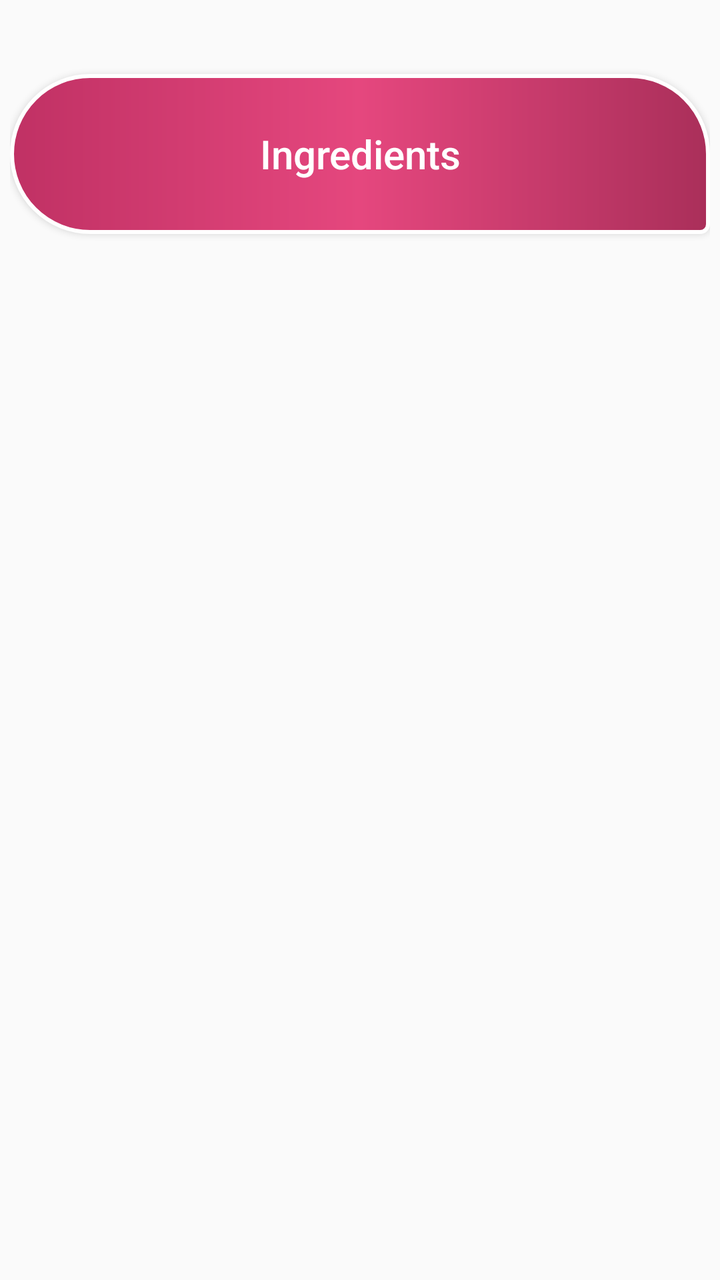
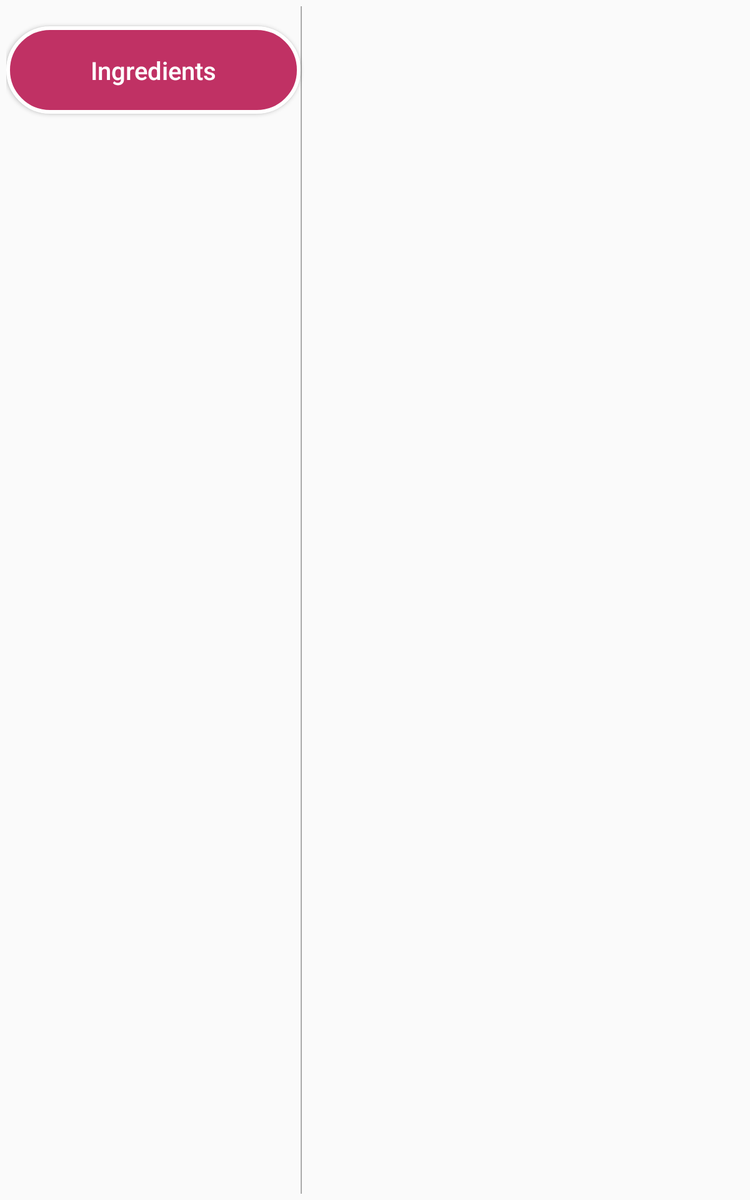

Compare how this app lays out the same screen by default and in its alternative resource folder. The renders come first, then the two layout files and the values they reference.
<!-- AndroidManifest.xml: application theme AppTheme -->
<!-- res/layout/activity_detail.xml -->
<?xml version="1.0" encoding="utf-8"?>
<android.support.constraint.ConstraintLayout xmlns:android="http://schemas.android.com/apk/res/android"
    xmlns:app="http://schemas.android.com/apk/res-auto"
    xmlns:tools="http://schemas.android.com/tools"
    android:layout_width="match_parent"
    android:layout_height="match_parent"
    android:descendantFocusability="blocksDescendants"
    android:padding="@dimen/general_padding"
    tools:context="com.nloops.myrecipe.DetailActivity">


    <Button
        android:id="@+id/btn_ingredients"
        android:layout_width="match_parent"
        android:layout_height="wrap_content"
        android:layout_marginTop="@dimen/margin_top_32"
        android:background="@drawable/ingredients_button"
        android:text="@string/btn_ingredients"
        android:textAllCaps="false"
        android:textAppearance="@style/TextAppearance.AppCompat.Title"
        android:textColor="@android:color/white"
        app:layout_constraintLeft_toLeftOf="parent"
        app:layout_constraintRight_toRightOf="parent"
        app:layout_constraintTop_toTopOf="parent" />

    <android.support.v7.widget.RecyclerView
        android:id="@+id/rv_recipe_details"
        android:layout_width="0dp"
        android:layout_height="0dp"
        android:layout_marginTop="@dimen/margin_top_16"
        app:layout_constraintBottom_toBottomOf="parent"
        app:layout_constraintLeft_toLeftOf="@id/btn_ingredients"
        app:layout_constraintRight_toRightOf="@id/btn_ingredients"
        app:layout_constraintTop_toBottomOf="@id/btn_ingredients">


    </android.support.v7.widget.RecyclerView>


</android.support.constraint.ConstraintLayout>
<!-- resources referenced by this layout -->
<resources>
  <dimen name="general_padding">5dp</dimen>
  <dimen name="margin_top_16">16dp</dimen>
  <dimen name="margin_top_32">32dp</dimen>
  <!-- drawable ingredients_button (drawable) -->
  <?xml version="1.0" encoding="utf-8"?>
  <shape xmlns:android="http://schemas.android.com/apk/res/android"
      android:shape="rectangle">
      <size
          android:width="445dp"
          android:height="80dp" />
  
      <corners
          android:bottomRightRadius="15dp"
          android:radius="150dp" />
  
      <gradient
          android:centerColor="#e5477e"
          android:endColor="#aa2f5a"
          android:startColor="@color/colorAccent" />
  
      <stroke
          android:width="2dp"
          android:color="@android:color/white" />
  
  </shape>
  <string name="btn_ingredients">Ingredients</string>
  <style name="AppTheme" parent="Theme.AppCompat.Light.DarkActionBar">
          
          <item name="colorPrimary">@color/colorPrimary</item>
          <item name="colorPrimaryDark">@color/colorPrimaryDark</item>
          <item name="colorAccent">@color/colorAccent</item>
      </style>
  <color name="colorAccent">#c03164</color>
  <color name="colorPrimary">#351f7b</color>
  <color name="colorPrimaryDark">#351f7b</color>
</resources>
<!-- res/layout-sw600dp/activity_detail.xml (the author's variant of the layout above) -->
<!-- drawn on a 7-inch tablet held upright -->
<?xml version="1.0" encoding="utf-8"?>
<android.support.constraint.ConstraintLayout xmlns:android="http://schemas.android.com/apk/res/android"
    xmlns:app="http://schemas.android.com/apk/res-auto"
    xmlns:tools="http://schemas.android.com/tools"
    android:id="@+id/cons_detail_activity"
    android:layout_width="match_parent"
    android:layout_height="match_parent"
    android:descendantFocusability="blocksDescendants"
    android:padding="@dimen/general_padding"
    tools:context="com.nloops.myrecipe.DetailActivity">


    <Button
        android:id="@+id/btn_ingredients"
        android:layout_width="0dp"
        android:layout_height="wrap_content"
        android:layout_marginTop="@dimen/margin_top_16"
        android:background="@drawable/button_shape"
        android:text="@string/btn_ingredients"
        android:textAllCaps="false"
        android:textAppearance="@style/TextAppearance.AppCompat.Title"
        android:textColor="@android:color/white"
        app:layout_constraintLeft_toLeftOf="parent"
        app:layout_constraintRight_toLeftOf="@id/divider"
        app:layout_constraintTop_toTopOf="parent" />

    <android.support.v7.widget.RecyclerView
        android:id="@+id/rv_recipe_details"
        android:layout_width="0dp"
        android:layout_height="0dp"
        android:layout_marginTop="@dimen/margin_top_16"
        app:layout_constraintBottom_toBottomOf="parent"
        app:layout_constraintLeft_toLeftOf="@id/btn_ingredients"
        app:layout_constraintRight_toRightOf="@id/btn_ingredients"
        app:layout_constraintTop_toBottomOf="@id/btn_ingredients">


    </android.support.v7.widget.RecyclerView>

    <View
        android:id="@+id/divider"
        android:layout_width="1dp"
        android:layout_height="0dp"
        android:background="@android:color/darker_gray"
        app:layout_constraintBottom_toBottomOf="parent"
        app:layout_constraintLeft_toRightOf="@id/guideline"
        app:layout_constraintRight_toLeftOf="@id/guideline"
        app:layout_constraintTop_toTopOf="parent" />

    <android.support.constraint.Guideline
        android:id="@+id/guideline"
        android:layout_width="wrap_content"
        android:layout_height="wrap_content"
        android:orientation="vertical"
        app:layout_constraintGuide_percent="0.4" />

    <FrameLayout
        android:id="@+id/fragment_frame_layout"
        android:layout_width="0dp"
        android:layout_height="0dp"
        app:layout_constraintBottom_toBottomOf="parent"
        app:layout_constraintLeft_toRightOf="@id/guideline"
        app:layout_constraintRight_toRightOf="parent"
        app:layout_constraintTop_toTopOf="@id/btn_ingredients" />


</android.support.constraint.ConstraintLayout>
<!-- resources referenced by the variant -->
<!-- as a 7-inch tablet held upright resolves them -->
<resources>
  <dimen name="general_padding">5dp</dimen>
  <dimen name="margin_top_16">16dp</dimen>
  <!-- drawable button_shape (drawable) -->
  <?xml version="1.0" encoding="utf-8"?>
  <shape xmlns:android="http://schemas.android.com/apk/res/android"
      android:shape="rectangle">
  
      <corners android:radius="100dp" />
      <solid android:color="@color/colorAccent" />
      <size
          android:width="445dp"
          android:height="70dp" />
      <stroke
          android:width="3dp"
          android:color="@android:color/white" />
  
  </shape>
  <string name="btn_ingredients">Ingredients</string>
  <style name="AppTheme" parent="Theme.AppCompat.Light.DarkActionBar">
          
          <item name="colorPrimary">@color/colorPrimary</item>
          <item name="colorPrimaryDark">@color/colorPrimaryDark</item>
          <item name="colorAccent">@color/colorAccent</item>
      </style>
  <color name="colorAccent">#c03164</color>
  <color name="colorPrimary">#351f7b</color>
  <color name="colorPrimaryDark">#351f7b</color>
</resources>
